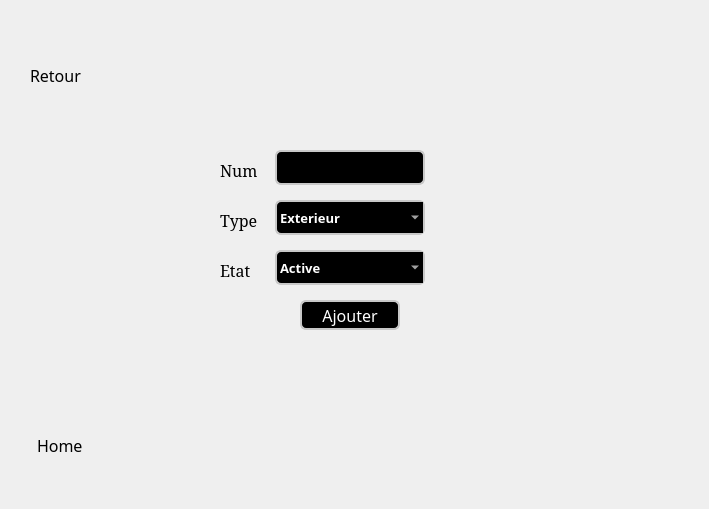
    <widget class="QWidget" name="page_3_fenetre">
     <widget class="QLabel" name="label_7">
      <property name="geometry">
       <rect>
        <x>0</x>
        <y>0</y>
        <width>700</width>
        <height>500</height>
       </rect>
      </property>
      <property name="text">
       <string/>
      </property>
     </widget>
     <widget class="QLineEdit" name="lineEdit_3">
      <property name="geometry">
       <rect>
        <x>275</x>
        <y>150</y>
        <width>150</width>
        <height>35</height>
       </rect>
      </property>
      <property name="font">
       <font>
        <family>Arial Black</family>
        <pointsize>10</pointsize>
        <weight>75</weight>
        <bold>true</bold>
       </font>
      </property>
      <property name="styleSheet">
       <string notr="true">

border:2px solid black;
border-radius: 6px;
background :darck;
color:white;
border-color: rgb(200, 200, 200);
</string>
      </property>
     </widget>
     <widget class="QLabel" name="label_8">
      <property name="geometry">
       <rect>
        <x>220</x>
        <y>155</y>
        <width>47</width>
        <height>31</height>
       </rect>
      </property>
      <property name="font">
       <font>
        <family>Elephant</family>
        <pointsize>12</pointsize>
       </font>
      </property>
      <property name="text">
       <string>Num</string>
      </property>
     </widget>
     <widget class="QLabel" name="label_9">
      <property name="geometry">
       <rect>
        <x>220</x>
        <y>205</y>
        <width>47</width>
        <height>31</height>
       </rect>
      </property>
      <property name="font">
       <font>
        <family>Elephant</family>
        <pointsize>12</pointsize>
       </font>
      </property>
      <property name="text">
       <string>Type</string>
      </property>
     </widget>
     <widget class="QLabel" name="label_10">
      <property name="geometry">
       <rect>
        <x>220</x>
        <y>255</y>
        <width>47</width>
        <height>31</height>
       </rect>
      </property>
      <property name="font">
       <font>
        <family>Elephant</family>
        <pointsize>12</pointsize>
       </font>
      </property>
      <property name="text">
       <string>Etat</string>
      </property>
     </widget>
     <widget class="QPushButton" name="pushButton_ajouter_f">
      <property name="geometry">
       <rect>
        <x>300</x>
        <y>300</y>
        <width>100</width>
        <height>30</height>
       </rect>
      </property>
      <property name="font">
       <font>
        <family>Arial Rounded MT Bold</family>
        <pointsize>12</pointsize>
       </font>
      </property>
      <property name="styleSheet">
       <string notr="true">

border:2px solid black;
border-radius: 6px;
background :darck;
color:white;
border-color: rgb(200, 200, 200);
</string>
      </property>
      <property name="text">
       <string>Ajouter</string>
      </property>
     </widget>
     <widget class="QPushButton" name="pushButton_return">
      <property name="geometry">
       <rect>
        <x>35</x>
        <y>10</y>
        <width>50</width>
        <height>50</height>
       </rect>
      </property>
      <property name="styleSheet">
       <string notr="true">border-style: solid;</string>
      </property>
      <property name="text">
       <string/>
      </property>
     </widget>
     <widget class="QPushButton" name="pushButton__">
      <property name="geometry">
       <rect>
        <x>35</x>
        <y>380</y>
        <width>50</width>
        <height>50</height>
       </rect>
      </property>
      <property name="styleSheet">
       <string notr="true">border-style: solid;</string>
      </property>
      <property name="text">
       <string/>
      </property>
     </widget>
     <widget class="QComboBox" name="comboBox">
      <property name="geometry">
       <rect>
        <x>275</x>
        <y>200</y>
        <width>150</width>
        <height>35</height>
       </rect>
      </property>
      <property name="font">
       <font>
        <family>Arial Black</family>
        <pointsize>10</pointsize>
        <weight>75</weight>
        <bold>true</bold>
       </font>
      </property>
      <property name="styleSheet">
       <string notr="true">

border:2px solid black;
border-radius: 6px;
background :darck;
color:white;
border-color: rgb(200, 200, 200);
</string>
      </property>
      <item>
       <property name="text">
        <string>Exterieur</string>
       </property>
      </item>
      <item>
       <property name="text">
        <string>Interieur</string>
       </property>
      </item>
     </widget>
     <widget class="QComboBox" name="comboBox_3">
      <property name="geometry">
       <rect>
        <x>275</x>
        <y>250</y>
        <width>150</width>
        <height>35</height>
       </rect>
      </property>
      <property name="font">
       <font>
        <family>Arial Black</family>
        <pointsize>10</pointsize>
        <weight>75</weight>
        <bold>true</bold>
       </font>
      </property>
      <property name="styleSheet">
       <string notr="true">

border:2px solid black;
border-radius: 6px;
background :darck;
color:white;
border-color: rgb(200, 200, 200);
</string>
      </property>
      <item>
       <property name="text">
        <string>Active</string>
       </property>
      </item>
      <item>
       <property name="text">
        <string>No_Active</string>
       </property>
      </item>
     </widget>
     <widget class="QLabel" name="label_29">
      <property name="geometry">
       <rect>
        <x>30</x>
        <y>60</y>
        <width>61</width>
        <height>30</height>
       </rect>
      </property>
      <property name="font">
       <font>
        <family>Arial Rounded MT Bold</family>
        <pointsize>12</pointsize>
       </font>
      </property>
      <property name="text">
       <string>Retour</string>
      </property>
     </widget>
     <widget class="QLabel" name="label_38">
      <property name="geometry">
       <rect>
        <x>37</x>
        <y>430</y>
        <width>61</width>
        <height>30</height>
       </rect>
      </property>
      <property name="font">
       <font>
        <family>Arial Rounded MT Bold</family>
        <pointsize>12</pointsize>
       </font>
      </property>
      <property name="text">
       <string>Home</string>
      </property>
     </widget>
     <widget class="QLabel" name="label_51">
      <property name="geometry">
       <rect>
        <x>550</x>
        <y>0</y>
        <width>150</width>
        <height>150</height>
       </rect>
      </property>
      <property name="text">
       <string/>
      </property>
     </widget>
    </widget>
